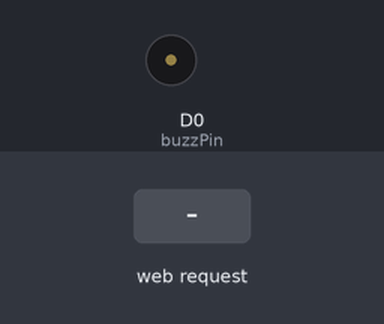
Bench run of a sketch on a simulated ESP8266 (NodeMCU). Parts: buzzer (waves = sounding). The inputs (shaded band) are chosen by the test bench. WiFi joins after 1.5 s; servers stay silent unless stated; network time is answered at once with the bench clock; the local clock reads 2024-03-15 10:24:30 at power-on unless the sketch sets it; what the sketch prints to the serial monitor is not drawn.

Above: at 5.7 s.
5.8 s: HTTP request GET /set-alarm?time_input=1&freq=1 received
At 6.9 s:
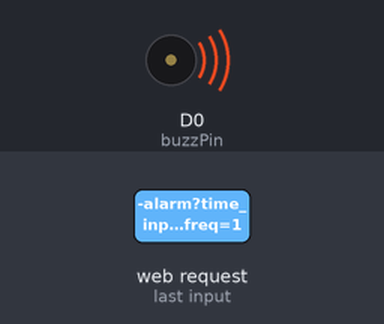
7.3 s: HTTP request GET /stop received
At 9.3 s:
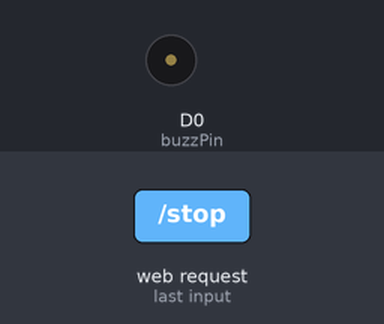
Timing chart, 0 to 10.8 s (numbered marks = the images above; inputs shaded):
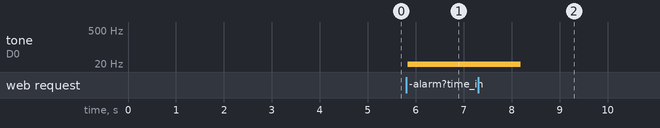

Measured:
- after the input at 5.8 s, tone on D0 (buzzPin): silent → 1 Hz at once
- after the input at 7.3 s, tone on D0 (buzzPin): 1 Hz → silent after 0.89 s

The sketch:

q11.ino
```cpp
#include <ESP8266WiFi.h>
#include <ESPAsyncTCP.h>
#include <ESPAsyncWebServer.h>
#include "webpage.h"
#include <TimeLib.h>
#include <Arduino.h>
#include <NTPClient.h>
#include <ESP8266WiFi.h>
#include <WiFiUdp.h>

const char *ssid     = "Danial";
const char *password = "ssssssssss";

WiFiUDP ntpUDP;

NTPClient timeClient(ntpUDP);

IPAddress local_IP(192,168,4,22);
IPAddress gateway(192,168,4,9);
IPAddress subnet(255,255,255,0);

AsyncWebServer server(80);

uint32_t timeToAlarm;
int alarmFreq;

long snoozeDuration = 5;

const int buzzPin = D0;

void setup() {
  Serial.begin(115200);
  delay(3000);
  setupWIFI();
  setupNTP();
  setupBuzzer();
  setupAccessPoint();
  setupWebServer();

  timeToAlarm = -1;
}

void loop() {
  timeClient.update();
  alarm();
}

String processor(const String& var) {
  return String();
}

void setupWIFI() {
  WiFi.begin(ssid, password);

  while ( WiFi.status() != WL_CONNECTED ) {
    delay ( 500 );
    Serial.print ( "." );
  }
}

void setupAccessPoint(){
  Serial.print("Setting soft-AP configuration ... ");
  Serial.println(WiFi.softAPConfig(local_IP, gateway, subnet) ? "Ready" : "Failed!");

  Serial.print("Setting soft-AP ... ");
  Serial.println(WiFi.softAP("ESPsoftAP_01") ? "Ready" : "Failed!");

  Serial.print("Soft-AP IP address = ");
  Serial.println(WiFi.softAPIP());
}

void setupBuzzer() {
  pinMode(buzzPin, OUTPUT);
}

void setupNTP() {
  timeClient.begin();
  timeClient.setTimeOffset(16200);
  timeClient.update();
}

void setupWebServer() {
  server.on("/", HTTP_GET, [] (AsyncWebServerRequest *request) {
    request->send_P(200, "text/html", webpage, processor);
  });

  server.on("/set-alarm", HTTP_GET, [] (AsyncWebServerRequest *request) {
    // Extract time to alarm value from request body
    if (request->hasParam("time_input") && request->hasParam("freq")) {
        String formattedAlarmTime = request->getParam("time_input")->value();
        int freq = request->getParam("freq")->value().toInt();
        setAlarm(formattedAlarmTime, freq);
    }
    request->send_P(200, "text/html", webpage, processor);
  });

  server.on("/stop", HTTP_GET, [] (AsyncWebServerRequest *request) {
    stopAlarm();
    request->send_P(200, "text/html", webpage, processor);
  });


  server.on("/snooze", HTTP_GET, [] (AsyncWebServerRequest *request) {
    snoozeAlarm();
    request->send_P(200, "text/html", webpage, processor);
  });

  server.begin();
}

void alarm() {
  if (timeToAlarm == -1) {
    return;
  }

  if (timeClient.getEpochTime() > timeToAlarm) {
    buzz();
  }
}

void buzz() {
  // Change duration if necessary
  tone(buzzPin, alarmFreq, 1000); delay(150);
}

void setAlarm(String formattedAlarmTime, int freq) {
  timeToAlarm = parseFormattedTime(formattedAlarmTime);
  alarmFreq = freq;

  Serial.print("Alarm Set for ");
  Serial.print(formattedAlarmTime);
  Serial.print(" with frequency ");
  Serial.println(freq);
}

void stopAlarm() {
  timeToAlarm = -1;
  Serial.println("Alarm Stopped!");
}

void snoozeAlarm() {
  if (timeToAlarm == -1) {
    return;
  }

  timeToAlarm = timeClient.getEpochTime() + snoozeDuration;
  Serial.print("Alarm snoozed for ");
  Serial.println(timeToAlarm);
}

time_t parseFormattedTime(String formattedTime) {
  TimeElements timeElements;
  int h, m, s;
  sscanf(formattedTime.c_str(), "%2d:%2d:%2d", &h, &m, &s);

  //Get a time structure
  time_t epochTime = timeClient.getEpochTime();
  struct tm *ptm = gmtime ((time_t *)&epochTime);

  int currentDay = ptm->tm_mday;
  int currentMonth = ptm->tm_mon+1;
  int currentYear = ptm->tm_year+1900-1970;

  timeElements.Year = currentYear;
  timeElements.Month = currentMonth;
  timeElements.Day = currentDay;
  timeElements.Hour = h;
  timeElements.Minute = m;
  timeElements.Second = s;
  time_t t = makeTime(timeElements);

  return t;
}
```

webpage.h
```cpp
const char webpage[] PROGMEM = R"rawliteral(

<!DOCTYPE html>
<html>
<head>
<style>
.button {
  border: none;
  color: white;
  padding: 16px 32px;
  text-align: center;
  text-decoration: none;
  display: inline-block;
  font-size: 16px;
  margin: 4px 2px;
  transition-duration: 0.4s;
  cursor: pointer;
}

.button1 {
  background-color: #ccffe6;
  color: black;
  border: 2px solid #4CAF50;
  border-radius: 8px;
}

.button1:hover {
  background-color: #4CAF50;
  color: white;
  box-shadow: 0 10px 14px 0 rgba(0,0,0,0.24), 0 14px 40px 0 rgba(0,0,0,0.19);
}

.button1:active {
  background-color: #33ff99;
  box-shadow: 0 5px #666;
  transform: translateY(4px);
}

.button2 {
  background-color: #ff8566;
  color: black;
  border: 2px solid red;
  border-radius: 8px;
}

.button2:hover {
  background-color: red;
  color: white;
  box-shadow: 0 10px 14px 0 rgba(0,0,0,0.24), 0 14px 40px 0 rgba(0,0,0,0.19);
}

.button2:active {
  background-color: #ff6666;
  box-shadow: 0 5px #666;
  transform: translateY(4px);
}


</style>
</head>
<body>

<div class="container">
<h2>ESP Web server | IoT Course</h2>
<h1>Alarm</h1>

<form action="/set-alarm">
  <label for="time">Time</label><br>
  <input type="text" id="time_input" name="time_input" value=""><br><br>

  <div class="slidecontainer">
    <input type="range" min="300" max="1500" value="900" class="slider" id="myRange" name="freq"><br/><br/>
    <p>Value: <span id="demo"></span></p>
  </div>

  <input type="submit" value="Submit"><br/><br/>
</form>


<button class="button button1" onclick="location.href='/stop'" type="button">Stop</button>
<button class="button button2" onclick="location.href='/snooze'" type="button">Snooze</button>

<script>
var slider = document.getElementById("myRange");
var output = document.getElementById("demo");
output.innerHTML = slider.value;

slider.oninput = function() {
  output.innerHTML = this.value;
}
</script>

</body>
</div>
</html>
)rawliteral";
```
